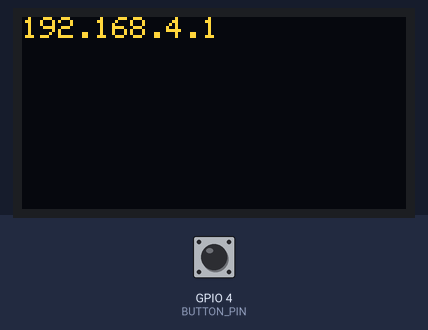
Recording of a sketch running on a simulated ESP32. Shown: 128×64 one-colour display. The test bench sets the inputs (shaded band); at power-on: GPIO 4 (BUTTON_PIN) HIGH. The OLED is the two-colour kind (top 16 rows yellow); I2S audio is not simulated (input reads silence).

Above: at 1.2 s.
1.3 s: GPIO 4 (BUTTON_PIN) pulled LOW for 0.15 s
At 2.1 s:
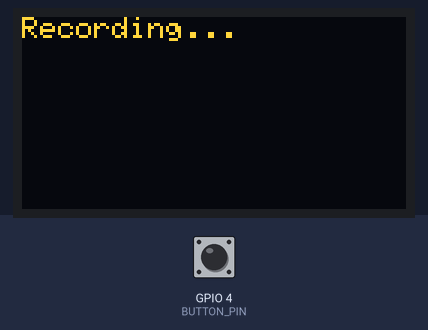
4.4 s: GPIO 4 (BUTTON_PIN) pulled LOW for 3.2 s
At 7.1 s:
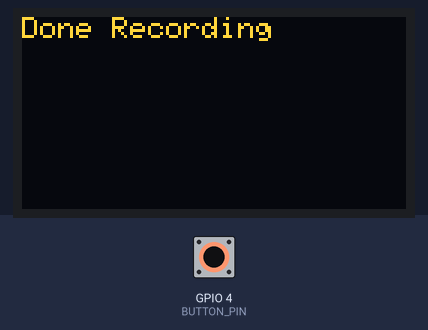
10.0 s: GPIO 4 (BUTTON_PIN) pulled LOW for 1 s
At 12.8 s:
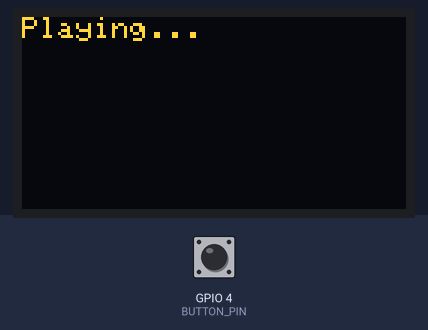
Timing chart, 0 to 14.3 s (numbered marks = the images above; inputs shaded):
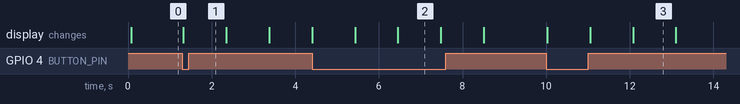

The sketch:

Test5.ino
```cpp
#include <WiFi.h>
#include <Wire.h>
#include <Adafruit_SSD1306.h>
#include <driver/i2s.h>

// ----------- WiFi ----------
const char* ssid     = "ESP32-Network";
const char* password = "Esp32-Password";
WiFiServer server(80);
String header;

// ----------- OLED ----------
Adafruit_SSD1306 display(128, 64, &Wire, -1);

// ----------- Pins ----------
#define BUTTON_PIN      4
#define I2S_MIC_DATA    32
#define I2S_MIC_BCLK    14
#define I2S_MIC_WS      15
#define I2S_SPK_DATA    33
#define I2S_SPK_BCLK    27
#define I2S_SPK_LRCLK   26

// ----------- Audio ----------
#define SAMPLE_RATE     16000
#define BUFFER_SIZE     (SAMPLE_RATE * 2) // 1 second 16-bit mono
int16_t audioBuffer[BUFFER_SIZE];
bool isRecording = false;

// ----------- Timeouts ----------
unsigned long currentTime = millis();
unsigned long previousTime = 0;
const long timeoutTime = 2000;

// ----------- I2S ----------
void setupI2SMic() {
  i2s_config_t i2s_config = {
    .mode = (i2s_mode_t)(I2S_MODE_MASTER | I2S_MODE_RX),
    .sample_rate = SAMPLE_RATE,
    .bits_per_sample = I2S_BITS_PER_SAMPLE_16BIT,
    .channel_format = I2S_CHANNEL_FMT_ONLY_LEFT,
    .communication_format = I2S_COMM_FORMAT_I2S,
    .intr_alloc_flags = 0,
    .dma_buf_count = 4,
    .dma_buf_len = 1024,
    .use_apll = false,
    .tx_desc_auto_clear = false,
    .fixed_mclk = 0
  };
  i2s_pin_config_t pin_config = {
    .bck_io_num = I2S_MIC_BCLK,
    .ws_io_num = I2S_MIC_WS,
    .data_out_num = I2S_PIN_NO_CHANGE,
    .data_in_num = I2S_MIC_DATA
  };
  i2s_driver_install(I2S_NUM_0, &i2s_config, 0, NULL);
  i2s_set_pin(I2S_NUM_0, &pin_config);
}

void setupI2SSpeaker() {
  i2s_config_t i2s_config_out = {
    .mode = (i2s_mode_t)(I2S_MODE_MASTER | I2S_MODE_TX),
    .sample_rate = SAMPLE_RATE,
    .bits_per_sample = I2S_BITS_PER_SAMPLE_16BIT,
    .channel_format = I2S_CHANNEL_FMT_RIGHT_LEFT,
    .communication_format = I2S_COMM_FORMAT_I2S,
    .intr_alloc_flags = 0,
    .dma_buf_count = 8,
    .dma_buf_len = 64,
    .use_apll = false,
    .tx_desc_auto_clear = true,
    .fixed_mclk = 0
  };
  i2s_pin_config_t pin_config_out = {
    .bck_io_num = I2S_SPK_BCLK,
    .ws_io_num = I2S_SPK_LRCLK,
    .data_out_num = I2S_SPK_DATA,
    .data_in_num = I2S_PIN_NO_CHANGE
  };
  i2s_driver_install(I2S_NUM_1, &i2s_config_out, 0, NULL);
  i2s_set_pin(I2S_NUM_1, &pin_config_out);
}

// ----------- Setup ----------
void setup() {
  Serial.begin(115200);
  pinMode(BUTTON_PIN, INPUT_PULLUP);

  // OLED
  display.begin(SSD1306_SWITCHCAPVCC, 0x3C);
  display.clearDisplay();
  display.setTextSize(1);
  display.setTextColor(WHITE);

  // I2S
  setupI2SMic();
  setupI2SSpeaker();

  // WiFi AP
  WiFi.softAP(ssid, password);
  server.begin();

  displayStatus("Ready. IP:");
  displayStatus(WiFi.softAPIP().toString());
}

// ----------- Helper ----------
void displayStatus(String msg) {
  display.clearDisplay();
  display.setCursor(0, 0);
  display.println(msg);
  display.display();
}

// ----------- Main ----------
void loop() {
  // Push button logic
  if (digitalRead(BUTTON_PIN) == LOW) {
    displayStatus("Recording...");
    isRecording = true;
    size_t bytesRead;
    i2s_read(I2S_NUM_0, (void*)audioBuffer, sizeof(audioBuffer), &bytesRead, portMAX_DELAY);
    isRecording = false;
    displayStatus("Done Recording");
    delay(1000);

    displayStatus("Playing...");
    size_t bytesWritten;
    i2s_write(I2S_NUM_1, (const char*)audioBuffer, sizeof(audioBuffer), &bytesWritten, portMAX_DELAY);
    displayStatus("Done Playing");
    delay(1000);
  }

  // Web Server Logic
  WiFiClient client = server.available();
  if (client) {
    currentTime = millis();
    previousTime = currentTime;
    Serial.println("New Client.");
    String header = "";
    String currentLine = "";

    while (client.connected() && currentTime - previousTime <= timeoutTime) {
      currentTime = millis();
      if (client.available()) {
        char c = client.read();
        header += c;
        if (c == '\n' && currentLine.length() == 0) {
          client.println("HTTP/1.1 200 OK");
          client.println("Content-type:text/html");
          client.println("Connection: close\n");

          client.println("<!DOCTYPE html><html><head><title>ESP32 Voice</title></head><body>");
          client.println("<h2>ESP32 Voice Recorder</h2>");
          client.println("<p>Press hardware button to record and playback.</p>");
          client.println("</body></html>");
          break;
        }
        if (c == '\n') currentLine = "";
        else if (c != '\r') currentLine += c;
      }
    }
    client.stop();
    Serial.println("Client disconnected.");
  }
}
```

Measured:
- after the input at 1.3 s, the display: changes at once (image 1)
- after the input at 4.4 s, the display: first differs from a run without the input after 1.0 s (image 2 shows a later state)
- after the input at 10.0 s, the display: first changes at once (image 3 shows a later state)
- what the display in image 2 shows lasts 1.0 s, from 6.5 s to 7.5 s
